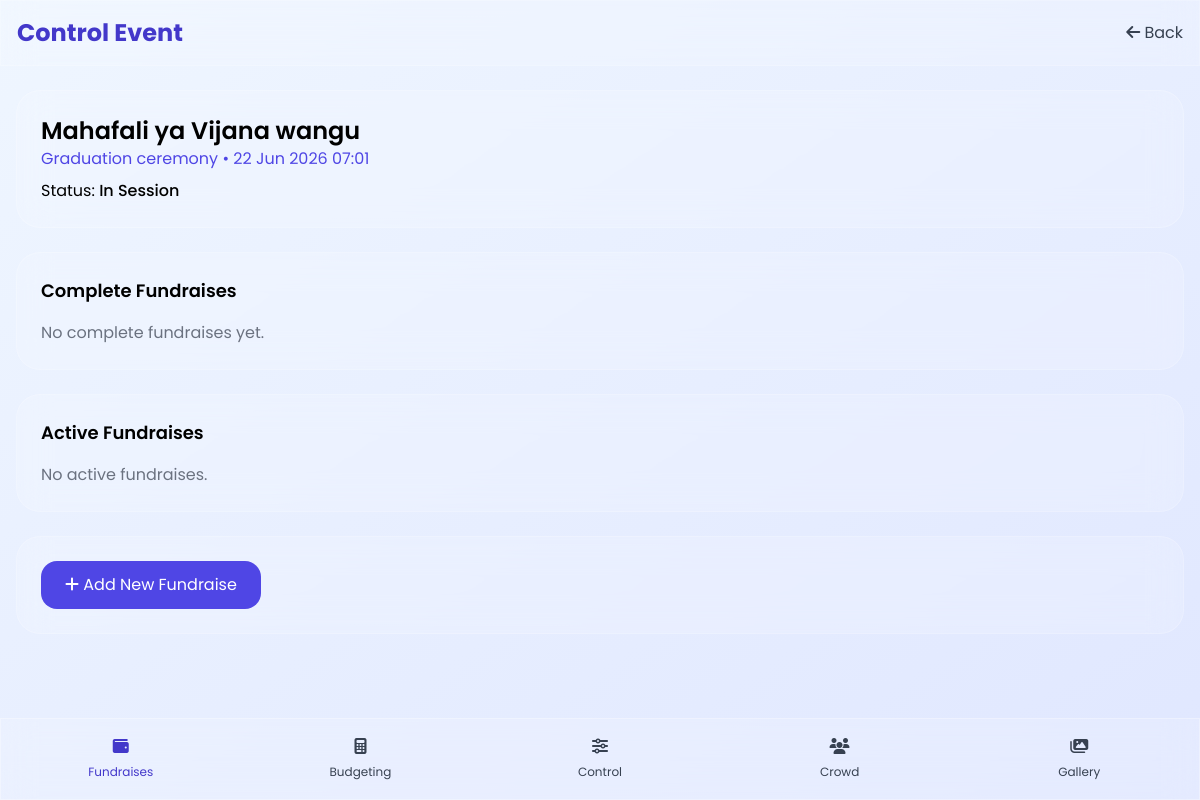
The page /pages/control-event.php?id=1 (signed in) on the database its author committed.
### tables this page shows
CREATE TABLE `event_basic_info` (
  `event_id` int(11) NOT NULL,
  `host_id` varchar(25) NOT NULL,
  `creation_datetime` datetime NOT NULL DEFAULT current_timestamp(),
  `event_title` varchar(100) NOT NULL,
  `event_type` enum('Private','Public') DEFAULT 'Public',
  `event_category` text NOT NULL,
  `event_extra_detail` text DEFAULT NULL,
  `event_tickets` int(11) NOT NULL DEFAULT 0,
  `event_tickets_sold` int(11) DEFAULT 0,
  `groupchat_permission` enum('Unlocked','Locked') DEFAULT 'Unlocked',
  `privatechat_permission` enum('Unlocked','Locked') DEFAULT 'Unlocked',
  `groupchat_id` int(11) DEFAULT NULL,
  `venue_id` varchar(20) DEFAULT NULL,
  `venue_details` text DEFAULT NULL,
  `event_date` date NOT NULL,
  `event_time` time NOT NULL,
  `termination_date` date NOT NULL,
  `termination_time` time NOT NULL,
  `pocket_id` varchar(30) DEFAULT NULL,
  `event_ad_media` enum('None','Image','Video') DEFAULT 'Image',
  `participation_fee` enum('Present','Absent') DEFAULT 'Present',
  `booking_fundraise_id` varchar(30) DEFAULT NULL,
  `event_activeness` enum('Created','Announced','In Session','Closed','Terminated') DEFAULT 'Created'
);

### pages/control-event.php (the view, shortened to what this page needs)
<?php
require_once '../config/functions.php';
$user_id = getCurrentUserId();
$event_id = (int)($_GET['id'] ?? 0);
$stmt = $pdo->prepare("SELECT * FROM event_basic_info WHERE event_id = ? AND host_id = ?");
$stmt->execute([$event_id, $user_id]);
$event = $stmt->fetch();
function getEventFundraises($event_id, $pdo, $status = 'Complete') {
    $stmt = $pdo->prepare("SELECT * FROM event_fundraise_info WHERE event_id = ? AND fundraise_status = ? AND fundraise_duration != 'Post-event'");
    $stmt->execute([$event_id, $status]);
    return $stmt->fetchAll();
}
$completeFundraises = getEventFundraises($event_id, $pdo, 'Complete');
$activeFundraises = getEventFundraises($event_id, $pdo, 'Active');
?>
<!DOCTYPE html>
<html lang="en">
<head>
    <script src="https://cdn.tailwindcss.com"></script>
    <link rel="stylesheet" href="https://cdnjs.cloudflare.com/ajax/libs/font-awesome/6.6.0/css/all.min.css">
</head>
<body class="bg-gradient-to-br from-blue-50 to-indigo-100 min-h-screen pb-24">
<header class="glass sticky top-0 z-50">
    <div class="max-w-7xl mx-auto px-4 py-4 flex justify-between items-center">
        <h1 class="text-2xl font-bold text-indigo-700">Control Event</h1>
        <button onclick="history.back()" class="text-gray-700 hover:text-indigo-700">
            <i class="fa fa-arrow-left"></i> Back
        </button>
    </div>
</header>
<div class="max-w-7xl mx-auto px-4 py-6">
    <div class="glass rounded-3xl p-6 mb-6">
        <h2 class="text-2xl font-semibold"><?= htmlspecialchars($event['event_title']) ?></h2>
        <p class="text-indigo-600"><?= htmlspecialchars($event['event_category']) ?> • <?= date('d M Y H:i', strtotime($event['event_date'] . ' ' . $event['event_time'])) ?></p>
        <p class="mt-2">Status: <span class="font-medium"><?= $event['event_activeness'] ?></span></p>
    </div>
    <div id="panel0" class="tab-panel active">
        <div class="glass rounded-3xl p-6 mb-6">
            <h3 class="font-semibold text-lg mb-4">Complete Fundraises</h3>
            <?php if (empty($completeFundraises)): ?>
                <p class="text-gray-500">No complete fundraises yet.</p>
            <?php endif; ?>
        </div>
        <div class="glass rounded-3xl p-6 mb-6">
            <h3 class="font-semibold text-lg mb-4">Active Fundraises</h3>
            <?php if (empty($activeFundraises)): ?>
                <p class="text-gray-500">No active fundraises.</p>
            <?php endif; ?>
        </div>
        <div class="glass rounded-3xl p-6">
            <button onclick="openFundraiseModal(<?= $event_id ?>)" class="bg-indigo-600 text-white px-6 py-3 rounded-2xl">
                <i class="fa fa-plus"></i> Add New Fundraise
            </button>
        </div>
    </div>
</div>
<footer class="glass fixed bottom-0 left-0 right-0 z-40 border-t border-white/30">
    <div class="flex justify-around max-w-7xl mx-auto">
        <button onclick="switchTab(0)" class="tab-footer flex-1 py-4 text-center text-indigo-700 hover:bg-white/10 transition" id="ft0"><i class="fa fa-wallet"></i><br><span class="text-xs">Fundraises</span></button>
        <button onclick="switchTab(1)" class="tab-footer flex-1 py-4 text-center text-gray-700 hover:bg-white/10 transition" id="ft1"><i class="fa fa-calculator"></i><br><span class="text-xs">Budgeting</span></button>
        <button onclick="switchTab(2)" class="tab-footer flex-1 py-4 text-center text-gray-700 hover:bg-white/10 transition" id="ft2"><i class="fa fa-sliders-h"></i><br><span class="text-xs">Control</span></button>
        <button onclick="switchTab(3)" class="tab-footer flex-1 py-4 text-center text-gray-700 hover:bg-white/10 transition" id="ft3"><i class="fa fa-users"></i><br><span class="text-xs">Crowd</span></button>
        <button onclick="switchTab(4)" class="tab-footer flex-1 py-4 text-center text-gray-700 hover:bg-white/10 transition" id="ft4"><i class="fa fa-images"></i><br><span class="text-xs">Gallery</span></button>
    </div>
</footer>
</body>
</html>

### pages/control-event.php (style rules this page uses)
body { font-family: 'Poppins', sans-serif; }
.glass { background: rgba(255,255,255,0.15); backdrop-filter: blur(16px); border: 1px solid rgba(255,255,255,0.2); }
.tab-panel { display: none; }
.tab-panel.active { display: block; }

### rows shown on the page
event_basic_info: event_title "Mahafali ya Vijana wangu", event_category "Graduation ceremony", event_date+event_time "22 Jun 2026 07:01", event_activeness "In Session"
